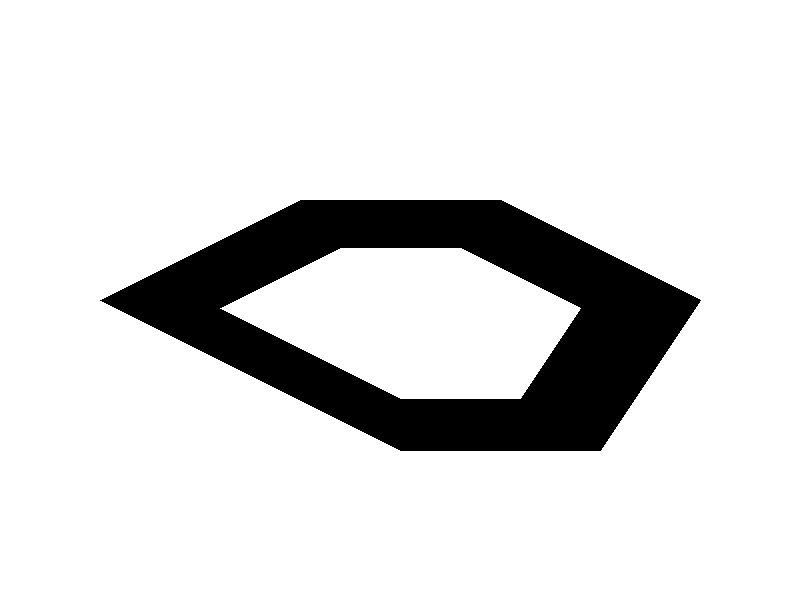
#> input picture tools/synthetic_track.png, 800 x 600 px
$ python -i centerline_extract.py   (imports and definitions only)
#> lines starting #> are read from the running program, lines starting #| are printed output that depends on the picture; after the words box and inside, x2 and y2 are one past the last pixel; in counts of white or black regions, pixels touching at a corner belong together
#> `picture = cv2.imread('synthetic_track.png', cv2.IMREAD_GRAYSCALE)`: picture: shape (600, 800); values 100 (black) and 255 (white), 86.6% white; 1 black region, box (x1, y1, x2, y2) and area: (100, 200, 701, 451) 64220
#!/usr/bin/env python3
"""
Extract a centerline from a top-down track image and output waypoints JSON.
Usage:
  python centerline_extract.py --in track.png --out waypoints.json
  python centerline_extract.py --test   # generates a synthetic track and runs pipeline
"""
import argparse
import json
import cv2
import numpy as np
from skimage.morphology import skeletonize


def extract_centerline(img):
    # img: grayscale numpy array
    # preprocess
    blur = cv2.GaussianBlur(img, (5,5), 0)
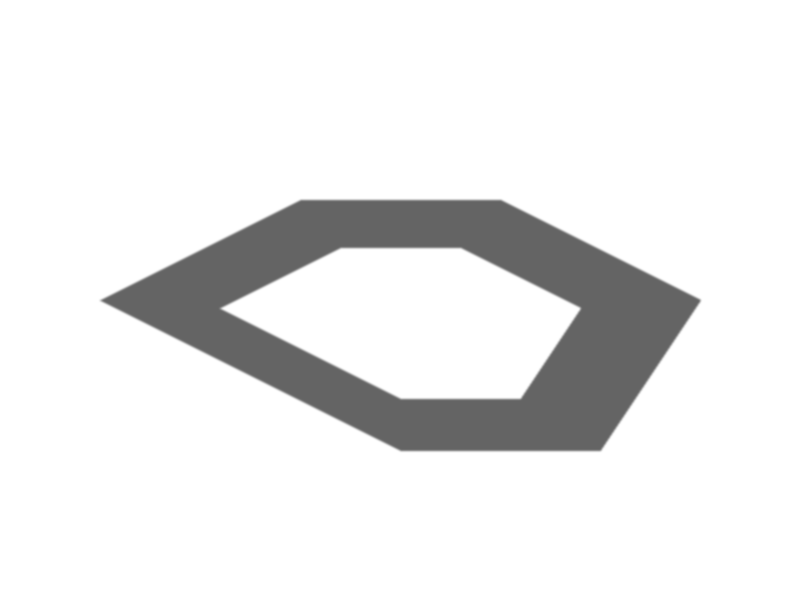
#> blur: shape (600, 800); min 100, max 255, mean 234.3
    _,thr = cv2.threshold(blur,0,255,cv2.THRESH_BINARY+cv2.THRESH_OTSU)
#> thr: shape (600, 800); 86.6% white; 1 black region, box (x1, y1, x2, y2) and area: (101, 200, 700, 451) 64220
    # invert if track is dark on light
    if np.mean(img[thr==255]) < np.mean(img[thr==0]):
        thr = 255 - thr
    # morphological closing to fill gaps
    kernel = cv2.getStructuringElement(cv2.MORPH_ELLIPSE,(7,7))
    closed = cv2.morphologyEx(thr, cv2.MORPH_CLOSE, kernel)
#> closed: shape (600, 800); 86.6% white; 1 black region, box (x1, y1, x2, y2) and area: (103, 200, 700, 451) 64212
    # pick largest connected component
    num,labels = cv2.connectedComponents(closed)
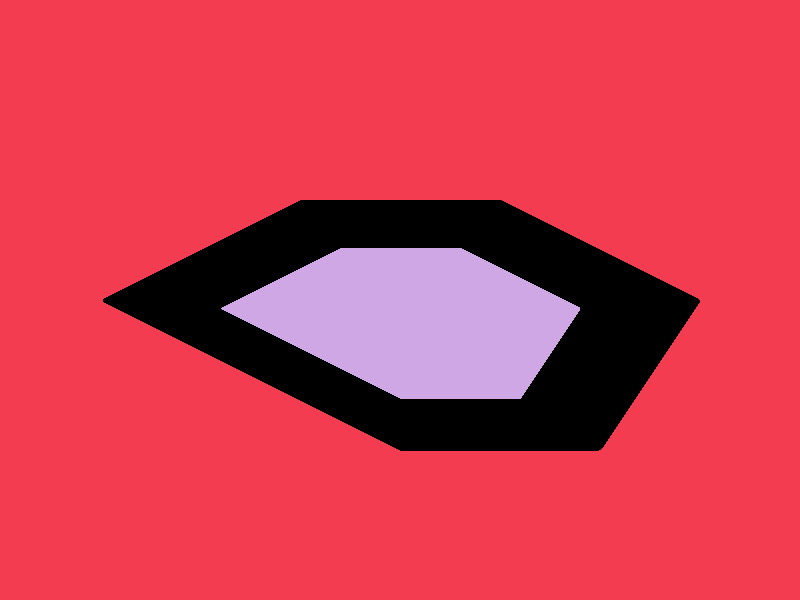
#> labels: shape (600, 800) int32; 3 distinct labels, from 0 to 2; one colour per label, 0 black
#> num = 3
    if num <= 1:
        mask = closed>0
    else:
        areas = [(labels==i).sum() for i in range(1,num)]
#> areas = [379459, 36329]
        best = 1 + int(np.argmax(areas))
#> best = 1
        mask = (labels==best)
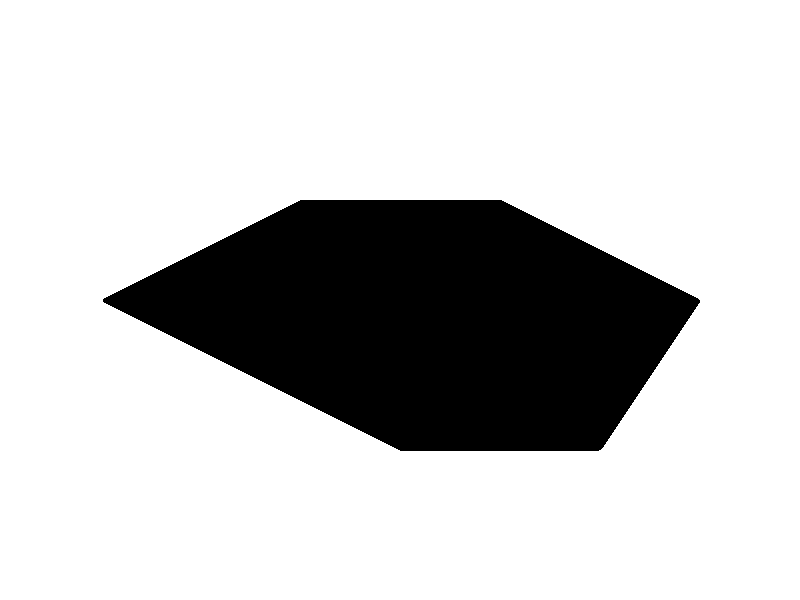
#> mask: shape (600, 800) bool; 79.1% white; 1 black region, box (x1, y1, x2, y2) and area: (103, 200, 700, 451) 100541
    # skeletonize expects boolean image where foreground==True
    ske = skeletonize(mask)
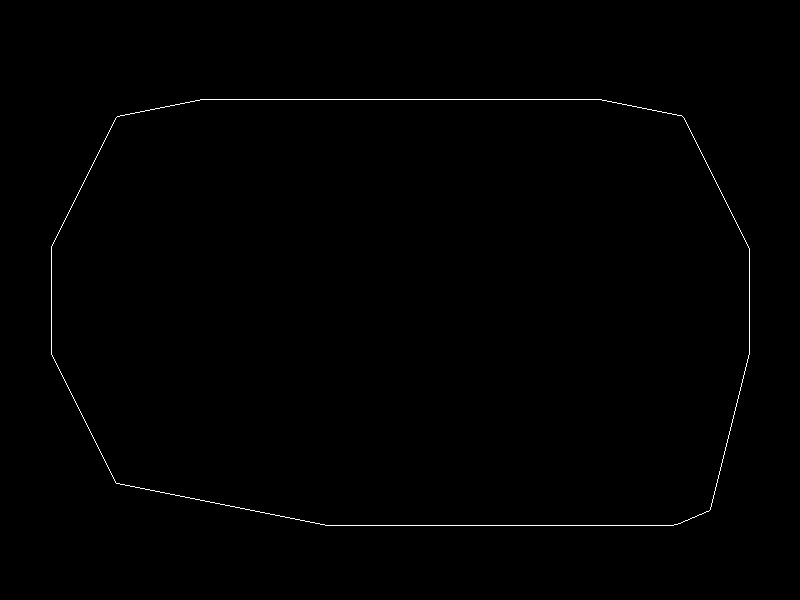
#> ske: shape (600, 800) bool; 0.4% white in thin lines or dots, all inside (x1, y1, x2, y2) = (51, 99, 750, 526)
    ys, xs = np.where(ske)
#> ys = 1919 values from 99 to 525; xs = 1919 values, max 749 at index 829, min 51 at index 824, mean 409.1
    if len(xs) == 0:
        raise RuntimeError("No skeleton found; try a different threshold or input image")
    pts = np.column_stack([xs.astype(float), ys.astype(float)])
#> pts = 1919 pairs, first value 51 to 749, second value 99 to 525
    # order points by greedy nearest neighbor from leftmost
    start_idx = int(np.argmin(pts[:,0]))
#> start_idx = 824
    ordered = [pts[start_idx]]
#> ordered = [[51, 246]]
    used = set([start_idx])
#> used = 1 item
    cur = start_idx
#> cur = 824
    for _ in range(len(pts)-1):
        d = np.linalg.norm(pts - pts[cur], axis=1)
        d[list(used)] = 1e9
        nxt = int(np.argmin(d))
        ordered.append(pts[nxt])
        used.add(nxt)
        cur = nxt
#> this loop made 1918 passes
#> (nxt, cur) on passes 1 to 3: (826, 826), (828, 828), (830, 830)
#> after the loop, ordered has the same summary as pts; used = 1919 items
    ordered = np.array(ordered)
    # resample to N points along polyline
    seg = np.sqrt(((ordered[1:]-ordered[:-1])**2).sum(axis=1))
#> seg = 1918 values, max 1.41 at index 108, min 1 at index 0, mean 1.07
    cum = np.concatenate([[0], np.cumsum(seg)])
#> cum = 1919 values from 0 to 2053.9
    total = cum[-1]
#> total = 2053.9
    if total == 0:
        return ordered.tolist()
    N = min(300, max(50, int(total//2)))
#> N = 300
    dist_samples = np.linspace(0,total,N)
#> dist_samples = 300 values from 0 to 2053.9
    res = []
    idx = 0
    for d in dist_samples:
        while idx < len(cum)-1 and cum[idx+1] < d:
            idx += 1
        if idx >= len(cum)-1:
            res.append(ordered[-1].tolist())
        else:
            t = (d - cum[idx]) / (cum[idx+1]-cum[idx]+1e-12)
            p = ordered[idx] * (1-t) + ordered[idx+1] * t
            res.append(p.tolist())
#> this loop made 300 passes
#> (t, p) on passes 1 to 12: (0, [51, 246]), (0.869, [51, 252.9]), (0.738, [51, 259.7]), (0.607, [51, 266.6]), (0.476, [51, 273.5]), (0.346, [51, 280.3]), (0.215, [51, 287.2]), (0.0837, [51, 294.1]), (0.953, [51, 301]), (0.822, [51, 307.8]), (0.691, [51, 314.7]), (0.56, [51, 321.6])
#> t on pass 100: 0.72
#> after the loop, idx = 1917; res = 300 pairs, first value 51 to 749, second value 99 to 525
    return res


def generate_synthetic(path):
    W,H = 800,600
    img = np.full((H,W,3),255,dtype=np.uint8)
    # draw a curving thick track
    pts = np.array([[100,300],[300,200],[500,200],[700,300],[600,450],[400,450],[200,350]])
    cv2.fillPoly(img, [pts+np.array([0,0])], (100,100,100))
    # draw inner hole to make it ring-like
    scale = 0.6
    center = pts.mean(axis=0)
    inner = ((pts-center)*scale + center).astype(int)
    cv2.fillPoly(img, [inner], (255,255,255))
    cv2.imwrite(path, img)
    return path


def main():
    p = argparse.ArgumentParser()
    p.add_argument("--in", dest="infile", help="input image path")
    p.add_argument("--out", dest="outfile", help="output json path")
    p.add_argument("--test", action="store_true")
    args = p.parse_args()
    if args.test:
        imgp = 'tools/synthetic_track.png'
        generate_synthetic(imgp)
        infile = imgp
        outfile = 'tools/synthetic_waypoints.json'
    else:
        infile = args.infile
        outfile = args.out or 'waypoints.json'
    img = cv2.imread(infile, cv2.IMREAD_GRAYSCALE)
    if img is None:
        raise RuntimeError(f"Failed to load {infile}")
    pts = extract_centerline(img)
    with open(outfile,'w') as f:
        json.dump({'points': [[float(x), float(y)] for x,y in pts]}, f, indent=2)
    print('Wrote', outfile)

# [2 lines not run here, left out]

>>> import cv2
>>> picture = cv2.imread('synthetic_track.png', cv2.IMREAD_GRAYSCALE)
>>> result = extract_centerline(picture)
#> result has the same summary as res in extract_centerline
